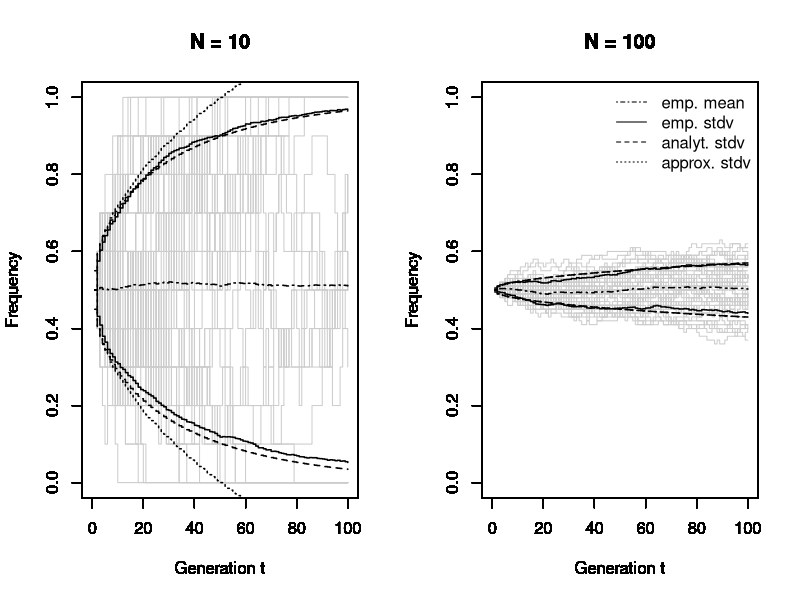

Write R code to recreate this figure.
## ---- chunk 1
#Set Parameters
N_values<-c(10,100) 
traj<-1000 # trajectories
gen<-100 # generations

## ---- chunk 2
#Figure
par(mfrow=c(1,2))

#Moran Process
for (N in N_values){
  
  #Initial values
  M<-matrix(0,traj,gen) 
  A_p<-N[1]/2 
  M[,1] <- t(rep(A_p/N,traj)) 
  
  #Statistics
  emp_mean<-c(mean(M[,1]))
  emp_stdv<-c(sd(M[,1]))
  analyt_stdv<-c(0.5) 
  approx_stdv<-c(sqrt(0)) 
  
  
  for (t in 2:gen){
    for (traj in 1:traj){ 
      p<-M[traj,t-1]
      A_p<-p*N
      P_change<-2*p*(1-p) 
      if (runif(1)<P_change){ 
        if (runif(1)<0.5){
          A_p<-A_p+1 
        }else{
          A_p<-A_p-1}}
      M[traj,t]<-A_p/N}
    
    #Calculate Statistics
    emp_mean<-append(emp_mean,mean(M[,t]))
    emp_stdv<-append(emp_stdv,sd(M[,t]))
    analyt_stdv<-append(analyt_stdv,sqrt(analyt_stdv[1]*(1-(1-2/(N^2))^t)/(2/(N^2))))
    approx_stdv<-append(approx_stdv,sqrt(analyt_stdv[1]*t))
  }
  
  #Plotting
  for (traj in 1:50){
    plot(1:gen,M[traj,], type="s", col="#CCCCCC", lwd=1, ylim = c(0, 1), xlim = c(0, gen),xlab="Generation t", ylab="Frequency", main=paste("N =",toString(N)))
    par(new=TRUE)}
  
  lines(1:gen,emp_mean,ylim = c(0, 1), xlim = c(0, gen), type="s", col="black", lwd=1.5, lty=4)
  lines(1:gen,(emp_stdv)+emp_mean, ylim = c(0, 1), xlim = c(0, gen), type="s", col="black", lwd=1.5)
  lines(1:gen,-(emp_stdv)+emp_mean, ylim = c(0, 1), xlim = c(0, gen), type="s", col="black", lwd=1.5)
  lines(1:gen,(analyt_stdv)/N+0.5, ylim = c(0, 1), xlim = c(0, gen), type="s", col="black", lwd=1.5, lty=2)
  lines(1:gen,-(analyt_stdv)/N+0.5, ylim = c(0, 1), xlim = c(0, gen), type="s", col="black", lwd=1.5, lty=2)
  lines(1:gen,(approx_stdv)/N+0.5, ylim = c(0, 1), xlim = c(0, gen), type="s", col="black", lwd=1.5, lty=3)
  lines(1:gen,-(approx_stdv)/N+0.5, ylim = c(0, 1), xlim = c(0, gen), type="s", col="black", lwd=1.5, lty=3)
  
  if (N==N_values[-1]){
    legend("topright", bty = "n", legend = c('emp. mean','emp. stdv','analyt. stdv','approx. stdv'), lty = c(4,1,2,3), col = 'black')}
}

